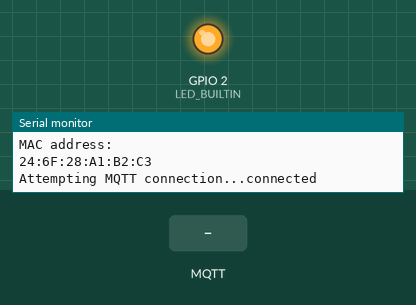
Simulated run of this sketch. Board: ESP8266 (NodeMCU). Shown: output pins drawn as LEDs (lit = HIGH, except the on-board LED, lit = LOW), the last lines printed to the serial monitor. The inputs (shaded band) are chosen by the test bench. WiFi joins after 1.5 s; servers stay silent unless stated; no MQTT or app messages arrive unless stated.

Above: at 2.7 s.
2.8 s: MQTT message "1" arrives on the first subscribed topic
At 4.0 s:
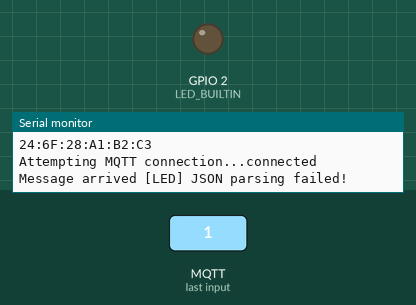
Timing chart, 0 to 5.8 s (numbered marks = the images above; inputs shaded):
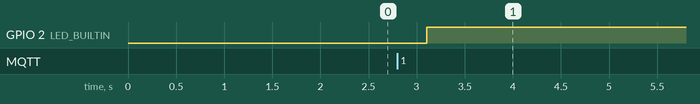

Measured:
- after the input at 2.8 s, GPIO 2 (LED_BUILTIN): LOW → HIGH after 0.30 s

The sketch:

AC_Node.ino
```cpp
#include <ESP8266WiFi.h>
//#include <WiFiClient.h>
#include <SimpleDHT.h>
#include <ESP8266WebServer.h>
#include <PubSubClient.h>
#include <ArduinoJson.h>

const char* ssid = "TPLINK";
const char* password = "1123581321";
const char* mqtt_server = "192.168.1.118";

// Predefine handlers
WiFiClient espClient;
PubSubClient mqtt(espClient);
SimpleDHT11 dht11;
StaticJsonBuffer<200> jsonBuffer;

//Predefine pins
const int dhtPin = 16;
const int fanPin = 5;

//Predefine
String mac;
JsonObject& data_up = jsonBuffer.createObject(); // generate string
char data_up_char[128];

void reconnect() {
  // Loop until we're reconnected
  while (!mqtt.connected()) {
    Serial.print("Attempting MQTT connection...");
    // Attempt to connect
    if (mqtt.connect("AC_NODE")) {
      Serial.println("connected");
      // ... and subscribe to topic
      mqtt.subscribe("LED");
      // ... and start timer
    } else {
      Serial.print("failed, rc=");
      Serial.print(mqtt.state());
      Serial.println(" try again in 5 seconds");
      // Wait 5 seconds before retrying
      delay(5000);
    }
  }
}

void callback(char* topic, byte* payload, unsigned int length) {
  Serial.print("Message arrived [");
  Serial.print(topic);
  Serial.print("] ");

  JsonObject& root = jsonBuffer.parseObject(payload);

  if (!root.success()) {
    Serial.println("JSON parsing failed!");
  }

  if (root["led"] == 0) {
    digitalWrite(LED_BUILTIN, HIGH);
  } else if (root["led"] == 1) {
    digitalWrite(LED_BUILTIN, LOW);
  }

  Serial.println();
}

void setup(void) {

  Serial.begin(9600);
  Serial.println();
  Serial.println();
  Serial.println("System booting...");
  Serial.print("Connecting to ");
  Serial.println(ssid);

  /* Explicitly set the ESP8266 to be a WiFi-client, otherwise, it by default,
     would try to act as both a client and an access-point and could cause
     network-issues with your other WiFi-devices on your WiFi-network. */
  WiFi.mode(WIFI_STA);
  WiFi.begin(ssid, password);

  while (WiFi.status() != WL_CONNECTED) {
    delay(500);
    Serial.print(".");
  }

  Serial.println("");
  Serial.println("WiFi connected");
  Serial.println("IP address: ");
  Serial.println(WiFi.localIP());
  Serial.println("MAC address: ");
  Serial.println(WiFi.macAddress());
  mac = "";
  mac = WiFi.macAddress();// return string
  data_up["mac"] = mac;
  mqtt.setServer(mqtt_server, 1883);
  mqtt.setCallback(callback);

  pinMode(LED_BUILTIN, OUTPUT);
}

void loop()
{
  if (!mqtt.connected()) {
    reconnect();
  }
  mqtt.loop();
  delay(500);
  report();
}

void report()
{
  String output = "";
  data_up.printTo(output);
  output.toCharArray(data_up_char, 128);
  mqtt.publish("test", data_up_char);
}
```
